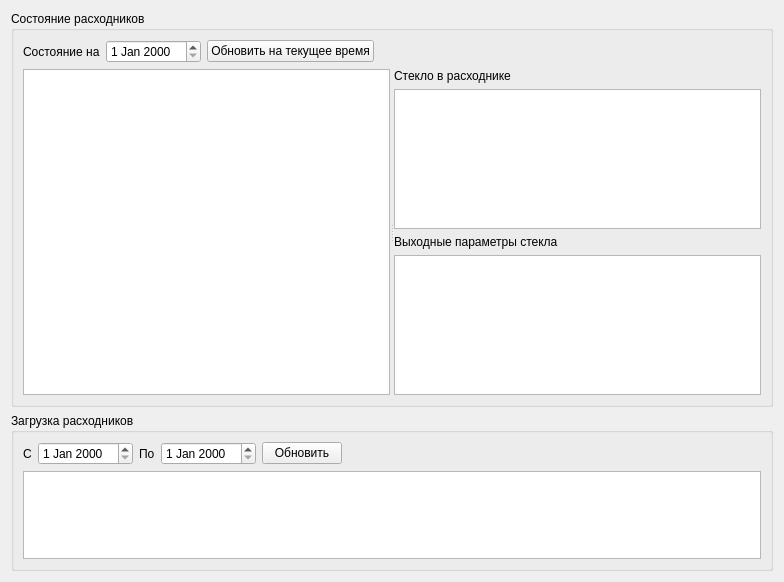
<?xml version="1.0" encoding="UTF-8"?>
<ui version="4.0">
 <class>FormCons</class>
 <widget class="QWidget" name="FormCons">
  <property name="geometry">
   <rect>
    <x>0</x>
    <y>0</y>
    <width>784</width>
    <height>582</height>
   </rect>
  </property>
  <property name="windowTitle">
   <string>Form</string>
  </property>
  <layout class="QVBoxLayout" name="verticalLayout_3">
   <item>
    <widget class="QGroupBox" name="groupBox">
     <property name="title">
      <string>Состояние расходников</string>
     </property>
     <layout class="QVBoxLayout" name="verticalLayout_4">
      <item>
       <layout class="QHBoxLayout" name="horizontalLayout">
        <item>
         <widget class="QLabel" name="label">
          <property name="text">
           <string>Состояние на</string>
          </property>
         </widget>
        </item>
        <item>
         <widget class="DateEdit" name="dateEdit"/>
        </item>
        <item>
         <widget class="QPushButton" name="pushButtonUpdCurrentTime">
          <property name="text">
           <string>Обновить на текущее время</string>
          </property>
         </widget>
        </item>
        <item>
         <spacer name="horizontalSpacer">
          <property name="orientation">
           <enum>Qt::Horizontal</enum>
          </property>
          <property name="sizeHint" stdset="0">
           <size>
            <width>40</width>
            <height>20</height>
           </size>
          </property>
         </spacer>
        </item>
       </layout>
      </item>
      <item>
       <widget class="QSplitter" name="splitterStat">
        <property name="orientation">
         <enum>Qt::Horizontal</enum>
        </property>
        <widget class="DbViewer" name="tableViewStat">
         <property name="selectionMode">
          <enum>QAbstractItemView::SingleSelection</enum>
         </property>
         <property name="selectionBehavior">
          <enum>QAbstractItemView::SelectRows</enum>
         </property>
         <attribute name="verticalHeaderVisible">
          <bool>false</bool>
         </attribute>
        </widget>
        <widget class="QWidget" name="layoutWidget">
         <layout class="QVBoxLayout" name="verticalLayout">
          <item>
           <widget class="QLabel" name="labelStatData">
            <property name="text">
             <string>Стекло в расходнике</string>
            </property>
           </widget>
          </item>
          <item>
           <widget class="DbViewer" name="tableViewStatGlass">
            <attribute name="verticalHeaderVisible">
             <bool>false</bool>
            </attribute>
           </widget>
          </item>
          <item>
           <widget class="QLabel" name="labelStatPar">
            <property name="text">
             <string>Выходные параметры стекла</string>
            </property>
           </widget>
          </item>
          <item>
           <widget class="DbViewer" name="tableViewStatPar"/>
          </item>
         </layout>
        </widget>
       </widget>
      </item>
     </layout>
    </widget>
   </item>
   <item>
    <widget class="QGroupBox" name="groupBox_2">
     <property name="title">
      <string>Загрузка расходников</string>
     </property>
     <layout class="QVBoxLayout" name="verticalLayout_5">
      <item>
       <layout class="QHBoxLayout" name="horizontalLayout_2">
        <item>
         <widget class="QLabel" name="label_2">
          <property name="text">
           <string>С</string>
          </property>
         </widget>
        </item>
        <item>
         <widget class="DateEdit" name="dateEditBeg"/>
        </item>
        <item>
         <widget class="QLabel" name="label_3">
          <property name="text">
           <string>По</string>
          </property>
         </widget>
        </item>
        <item>
         <widget class="DateEdit" name="dateEditEnd"/>
        </item>
        <item>
         <widget class="QPushButton" name="pushButtonUpd">
          <property name="text">
           <string>Обновить</string>
          </property>
         </widget>
        </item>
        <item>
         <spacer name="horizontalSpacer_2">
          <property name="orientation">
           <enum>Qt::Horizontal</enum>
          </property>
          <property name="sizeHint" stdset="0">
           <size>
            <width>40</width>
            <height>20</height>
           </size>
          </property>
         </spacer>
        </item>
       </layout>
      </item>
      <item>
       <widget class="DbViewer" name="tableViewLoad"/>
      </item>
     </layout>
    </widget>
   </item>
  </layout>
 </widget>
 <customwidgets>
  <customwidget>
   <class>DateEdit</class>
   <extends>QDateEdit</extends>
   <header>db/dbviewer.h</header>
  </customwidget>
  <customwidget>
   <class>DbViewer</class>
   <extends>QTableView</extends>
   <header>db/dbviewer.h</header>
  </customwidget>
 </customwidgets>
 <resources/>
 <connections/>
</ui>
